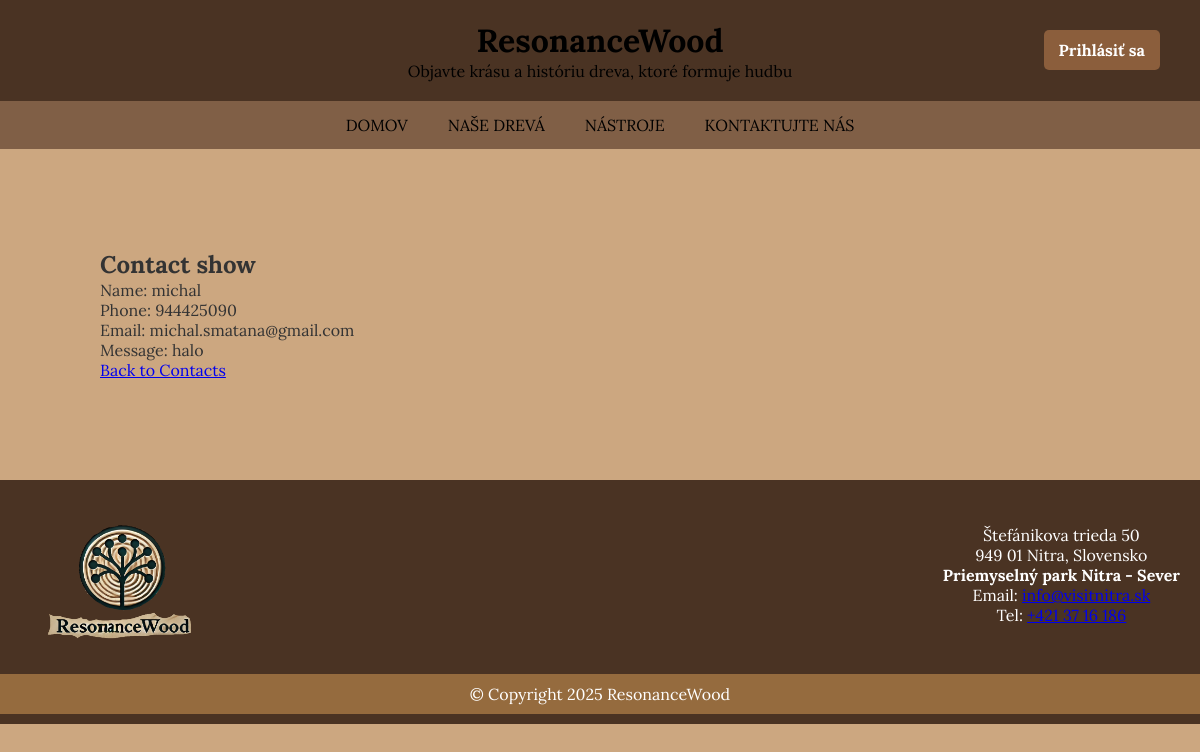
The app's page /contact-show.php?id=1 with its own data.
### tables this page shows
CREATE TABLE `contact` (
                           `id` int(11) NOT NULL AUTO_INCREMENT,
                           `name` varchar(150) NOT NULL,
                           `phone` int(100) NOT NULL,
                           `email` varchar(150) NOT NULL,
                           `message` text NOT NULL,
                           PRIMARY KEY (`id`)
);

### _inc/classes/Database.php (called while the page is built)
<?php
class Database {
    private $host = "localhost";
    private $db = "db";
    private $user = "root";
    private $pass = "";
    private $charset = "utf8";
    private $pdo;
    public function __construct() {
        $dsn = "mysql:host={$this->host};dbname={$this->db};charset={$this->charset}";
        try {
            $this->pdo = new PDO($dsn, $this->user, $this->pass);
            $this->pdo->setAttribute(PDO::ATTR_ERRMODE, PDO::ERRMODE_EXCEPTION);
        } catch (PDOException $e) {
            die('Connection failed: ' . $e->getMessage());
        }
    }
    public function __destruct(){
        $this->pdo = null;
    }
    public function getConnection(){
        return $this->pdo;
    }
}

### _inc/classes/Contact.php (called while the page is built, shortened)
<?php
class Contact{
    private $db;
    public function __construct(Database $database){
        $this->db = $database->getConnection();
    }
    public function show($id){
        $stmt = $this->db->prepare("SELECT * FROM contact WHERE id = :id");
        $stmt->bindParam(':id', $id, PDO::PARAM_INT);
        $stmt->execute();
        return $stmt->fetch(PDO::FETCH_ASSOC);
    }
}

### contact-show.php (the view, shortened to what this page needs)
<?php
include('partials/header.php');
$db = new Database();
$contact = new Contact($db);
if(isset($_GET['id'])){
    $id = $_GET['id'];
    $contactData = $contact->show($id);
}
?>
    <section class="container">
        <h1>Contact show</h1>
        <p>Name: <?php echo($contactData['name']);?></p>
        <p>Phone: <?php echo($contactData['phone']);?></p>
        <p>Email: <?php echo($contactData['email']);?></p>
        <p>Message: <?php echo($contactData['message']);?></p>
        <a href="admin.php">Back to Contacts</a>
    </section>
<?php
include('partials/footer.php');
?>

### css/main.css (style rules this page uses)
* { margin: 0; padding: 0; box-sizing: border-box; }

### contact-show.php (style rules this page uses)
section { padding: 100px; }

### records on screen
contact: name "michal", phone "944425090", email "michal.smatana@gmail.com", message "halo"

### other values on screen
$item['label'] "DOMOV"
$item['label'] "NAŠE DREVÁ"
$item['label'] "NÁSTROJE"
$item['label'] "KONTAKTUJTE NÁS"
